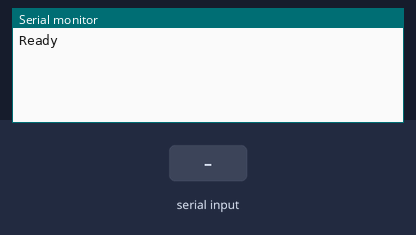
A sketch run on a simulated Arduino Uno, built with avr-gcc and run on an emulated ATmega328P. On the bench: the last lines printed to the serial monitor. The inputs (shaded band) are chosen by the test bench.

Above: at 1.3 s.
1.4 s: "90,45,200\n" received over Serial
At 2.6 s:
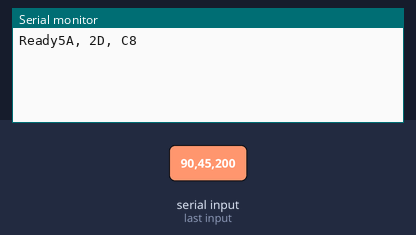
2.9 s: "30,150,10\n" received over Serial
At 4.0 s:
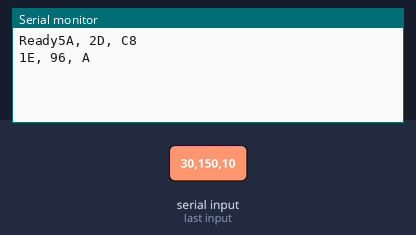
4.4 s: "1,90,45\n" received over Serial
At 5.1 s:
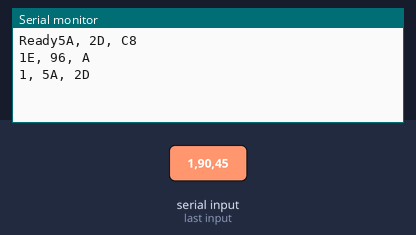

Measured:
- after the input at 1.4 s, the serial monitor: prints a new line at once (image 1)
- after the input at 2.9 s, the serial monitor: prints a new line at once (image 2)
- after the input at 4.4 s, the serial monitor: prints a new line at once (image 3)

The sketch:

IR_Send_Teensy.ino
```cpp
#include <IRremote.h>
IRsend irsend;

// This code will work for Teensy 2.0 board (Transmit Pin 10). Also "Leonardo" or "Arduino/Genuino Micro" or "Pro Micro" board (pin 9 for Pro Micro).
// See https://www.pjrc.com/teensy/td_libs_IRremote.html
// See also https://www.arduino.cc/reference/en/libraries/irremote/

//Lirc codes for Dish Network
//power_on 1
//up       26
//select   16
//0        17
//1        4
//2        5
//3        6
//4        8
//5        9
//6        10
//7        12
//8        13
//9        14

//ASCII
//a 0x61
//b 0x62
//p 0x70
//s 0x73
//u 0x75
//0 0x30
// ...
//9 0x39

void setup()
{
  Serial.begin(9600);
  delay(100);
  Serial.print("Ready");
}

void loop() {
  // if there's any serial available, read it:
  while (Serial.available() > 0) {

    // look for the next valid integer in the incoming serial stream:
    long type = Serial.parseInt();
    // do it again:
    unsigned long data = Serial.parseInt();
    // do it again:
    unsigned long len = Serial.parseInt();

    // user input must be decimal. The two numbers can be separated with spaces and/or commas.
    // for example, to send NEC code 0x04fb83, send "0,326531,16"

    // look for the newline. That's the end of your sentence:
    if (Serial.read() == '\n')
    {
      // print the numbers in one string as hexadecimal:
      Serial.print(type, HEX);
      Serial.print(", ");
      Serial.print(data, HEX);
      Serial.print(", ");
      Serial.println(len, HEX);

      switch (type) {
          case 0:
            irsend.sendNEC(data, 32);
            for (int i=0;i<len;i++)
            {
              delay(100);
              irsend.sendNEC(REPEAT, 32);
            }
            break;
          case 3:
            for (int i=0;i<3;i++)
            {
              irsend.sendSAMSUNG(data, len);
            }
            break;
          case 4:
            for (int i=0;i<3;i++)
            {
              irsend.sendSony(data, len);
            }
            break;
          case 5:
            for (int i=0;i<3;i++)
            {
              delay(100);
              irsend.sendRC5(data, len);
            }
            break;
          case 6:
            for (int i=0;i<3;i++)
            {
              delay(100);
              irsend.sendRC6(data, len);
            }
          default:
            // if nothing else matches, do the default
            // default is optional
            send4(data);
          break;
        }
    }
  }
}


// DISH remote always sends the same code 4 times
void send4(long code) {
  for (int i = 0; i < 4; i++) {
    irsend.sendDISH(code, 16); //sendDISH always leaves the LED on, that's curious, but inconsequential
    //delay(10);
  }
}
  
```
